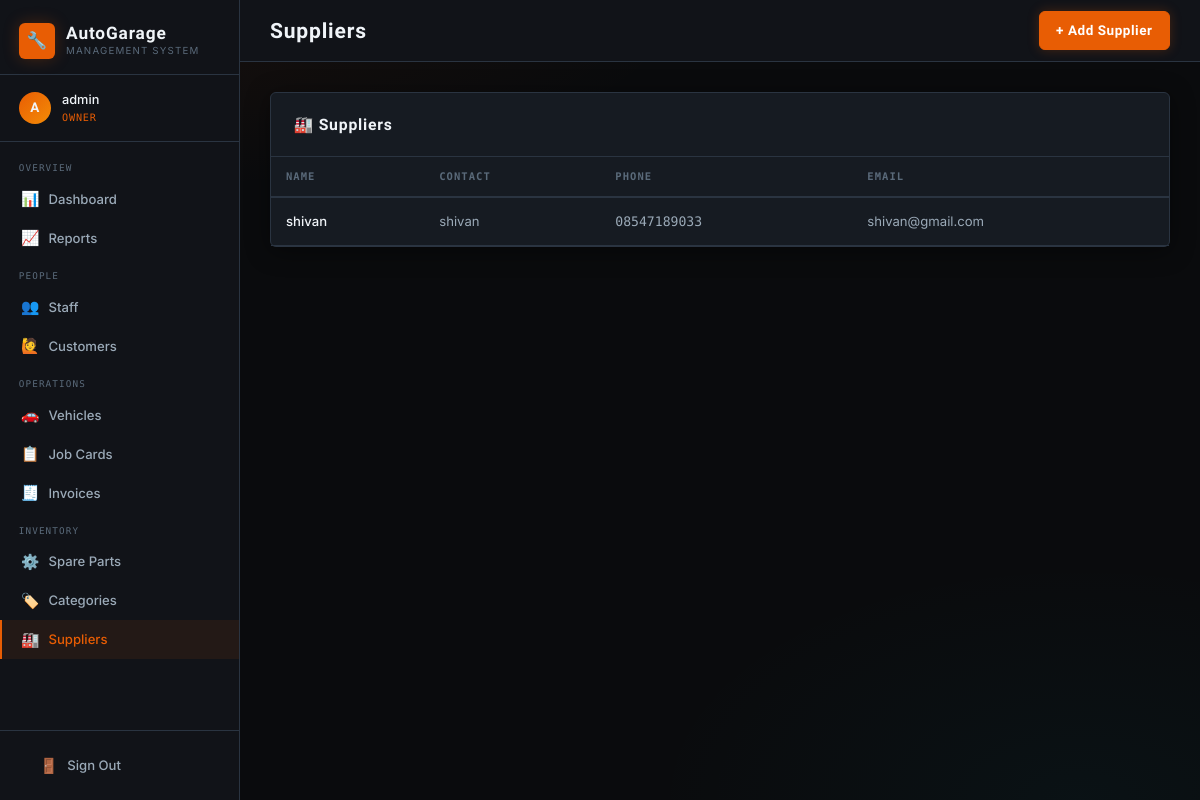
Page /suppliers/ (signed in) on the committed database.
### core/models.py (models this page shows, shortened)
class Supplier(models.Model):
    name = models.CharField(max_length=100)
    contact_person = models.CharField(max_length=100, blank=True)
    phone = models.CharField(max_length=20)
    email = models.EmailField(blank=True)
    address = models.TextField(blank=True)

### core/views.py (the view)
# urls.py: path('suppliers/', views.supplier_list, name='supplier_list'),
@login_required
@role_required('owner', 'store_manager')
def supplier_list(request):
    suppliers = Supplier.objects.all()
    return render(request, 'core/supplier_list.html', {'suppliers': suppliers})

### core/views.py (called while the page is built)
def role_required(*roles):
    def decorator(view_func):
        @wraps(view_func)
        def wrapper(request, *args, **kwargs):
            if not request.user.is_authenticated:
                return redirect('login')
            try:
                profile = request.user.profile
                if profile.role in roles or request.user.is_superuser:
                    return view_func(request, *args, **kwargs)
            except UserProfile.DoesNotExist:
                if request.user.is_superuser:
                    return view_func(request, *args, **kwargs)
            messages.error(request, "You don't have permission to access that page.")
            return redirect('dashboard')
        return wrapper
    return decorator

### core/templates/core/supplier_list.html (shortened to what this page needs)
{% extends 'core/base.html' %}
{% block page_title %}Suppliers{% endblock %}
{% block topbar_actions %}<a href="{% url 'supplier_create' %}" class="btn btn-primary">+ Add Supplier</a>{% endblock %}
{% block content %}
<div class="card">
  <div class="card-header"><span class="card-title">🏭 Suppliers</span></div>
  <div class="table-wrap"><table>
    <thead><tr><th>Name</th><th>Contact</th><th>Phone</th><th>Email</th></tr></thead>
    <tbody>
      {% for s in suppliers %}
      <tr>
        <td>{{ s.name }}</td>
        <td>{{ s.contact_person|default:"—" }}</td>
        <td class="text-mono">{{ s.phone }}</td>
        <td>{{ s.email|default:"—" }}</td>
      </tr>
      {% empty %}<tr><td colspan="4" class="text-center text-muted">No suppliers yet</td></tr>
      {% endfor %}
    </tbody>
  </table></div>
</div>
{% endblock %}

### core/templates/core/base.html (shortened to what this page needs)
{% load static %}
<!DOCTYPE html>
<html lang="en">
<head>
  <link rel="stylesheet" href="{% static 'core/css/style.css' %}">
</head>
<body>
<div class="layout">
  <aside class="sidebar">
    <div class="sidebar-brand">
      <a href="{% url 'dashboard' %}" class="logo">
        <div class="logo-icon">🔧</div>
        <div>
          <div class="logo-text">AutoGarage</div>
          <div class="logo-sub">Management System</div>
        </div>
      </a>
    </div>
    <div class="sidebar-user">
      <div class="user-avatar">{{ request.user.username|first|upper }}</div>
      <div>
        <div class="user-name">{{ request.user.get_full_name|default:request.user.username }}</div>
        <div class="user-role">
          {% if request.user.is_superuser %}Owner{% else %}{{ request.user.profile.get_role_display }}{% endif %}
        </div>
      </div>
    </div>
    <nav class="sidebar-nav">
      {% with role=request.user.profile.role|default:"owner" %}
      {% if request.user.is_superuser or role == "owner" %}
      <div class="nav-section">
        <div class="nav-section-label">Overview</div>
        <a href="{% url 'owner_dashboard' %}" class="nav-link {% if request.resolver_match.url_name == 'owner_dashboard' %}active{% endif %}">
          <span class="icon">📊</span><span>Dashboard</span>
        </a>
        <a href="{% url 'reports' %}" class="nav-link {% if request.resolver_match.url_name == 'reports' %}active{% endif %}">
          <span class="icon">📈</span><span>Reports</span>
        </a>
      </div>
      <div class="nav-section">
        <div class="nav-section-label">People</div>
        <a href="{% url 'staff_list' %}" class="nav-link {% if 'staff' in request.resolver_match.url_name %}active{% endif %}">
          <span class="icon">👥</span><span>Staff</span>
        </a>
        <a href="{% url 'customer_list' %}" class="nav-link {% if 'customer' in request.resolver_match.url_name %}active{% endif %}">
          <span class="icon">🙋</span><span>Customers</span>
        </a>
      </div>
      <div class="nav-section">
        <div class="nav-section-label">Operations</div>
        <a href="{% url 'vehicle_list' %}" class="nav-link {% if 'vehicle' in request.resolver_match.url_name %}active{% endif %}">
          <span class="icon">🚗</span><span>Vehicles</span>
        </a>
        <a href="{% url 'job_list' %}" class="nav-link {% if 'job' in request.resolver_match.url_name %}active{% endif %}">
          <span class="icon">📋</span><span>Job Cards</span>
        </a>
        <a href="{% url 'invoice_list' %}" class="nav-link {% if 'invoice' in request.resolver_match.url_name %}active{% endif %}">
          <span class="icon">🧾</span><span>Invoices</span>
        </a>
      </div>
      <div class="nav-section">
        <div class="nav-section-label">Inventory</div>
        <a href="{% url 'parts_list' %}" class="nav-link {% if 'part' in request.resolver_match.url_name %}active{% endif %}">
          <span class="icon">⚙️</span><span>Spare Parts</span>
        </a>
        <a href="{% url 'category_list' %}" class="nav-link {% if 'category' in request.resolver_match.url_name %}active{% endif %}">
          <span class="icon">🏷️</span><span>Categories</span>
        </a>
        <a href="{% url 'supplier_list' %}" class="nav-link {% if 'supplier' in request.resolver_match.url_name %}active{% endif %}">
          <span class="icon">🏭</span><span>Suppliers</span>
        </a>
      </div>
      {% endif %}
      {% endwith %}
    </nav>
    <div class="sidebar-footer">
      <a href="{% url 'logout' %}" class="nav-link">
        <span class="icon">🚪</span><span>Sign Out</span>
      </a>
    </div>
  </aside>
  <div class="main">
    <div class="topbar">
      <div class="page-title">
        {% block page_title %}Dashboard{% endblock %}
      </div>
      <div class="topbar-actions">
        {% block topbar_actions %}{% endblock %}
      </div>
    </div>
    <div class="content">
      {% block content %}{% endblock %}
    </div>
  </div>
</div>
</body>
</html>

### rows in the picture
Supplier: name "shivan", contact_person "shivan", phone "08547189033", email "shivan@gmail.com"

### other values in the picture
{{ request.user.username|first|upper }} "A"
{{ request.user.get_full_name|default:request.user.username }} "admin"
